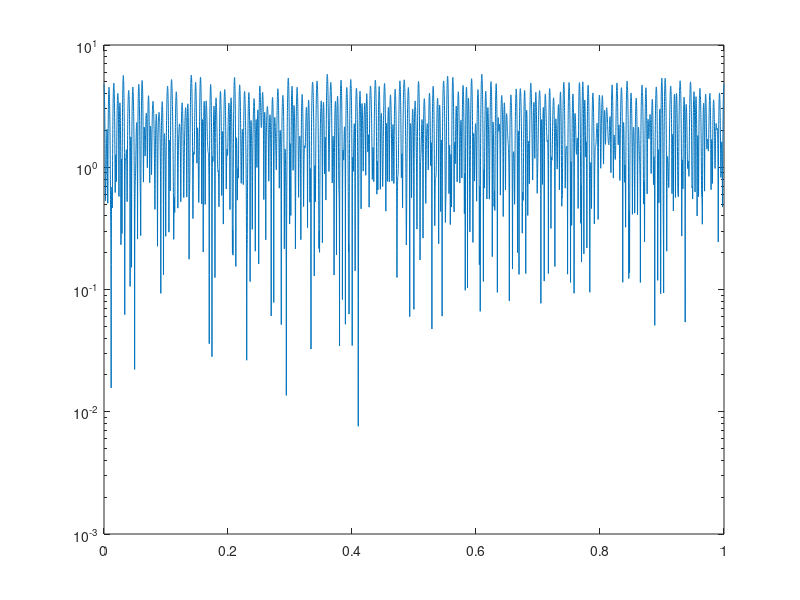
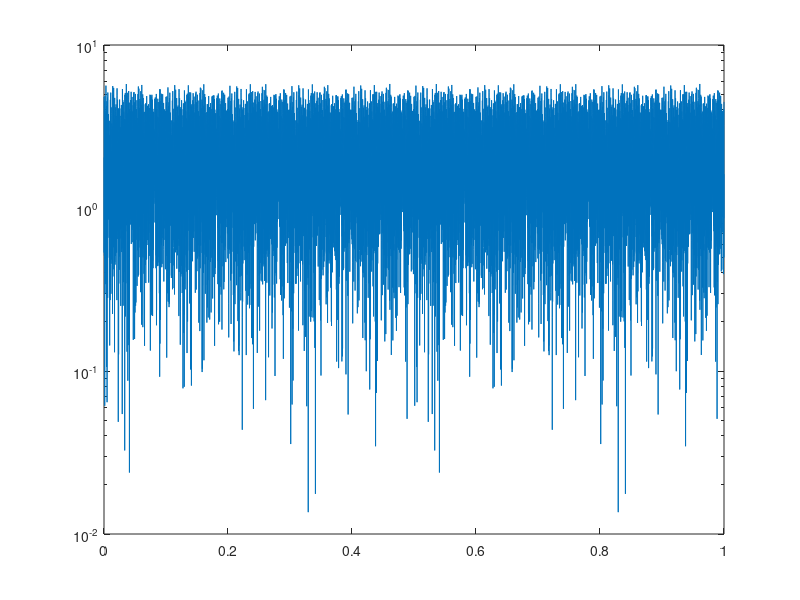
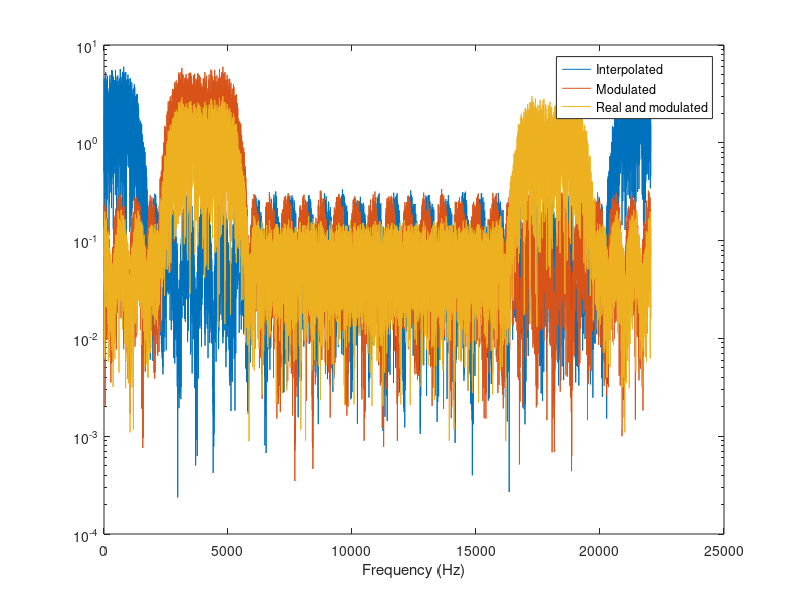

Here is the MATLAB script that generated these plots, in order:
%% Version:
% Using cross correlation to automatically detect where signal start while
% receiving in real channel
clc; clear all; close all
load('s_training.mat'); % 128 training symbols
%% Generate bits
N = 128;
load('b.mat');
% b = randsrc(1,2*N,[-1 1]);
%% Bits2Symbols Using QPSK
M = 4; % Number of symbols in QPSK
m = log2(M); % Bits per Symbol
s_QPSK = [(1 + 1i) (1 - 1i) (-1 -1i) (-1 + 1i)]/sqrt(2); % QPSK Symbols
b_buffer = buffer(b, m)'; % Group bits into bits per symbol
s = zeros(N,1);
% Look up symbols using the indices
for k=1:N % 4 extra training symbols
    if b_buffer(k,:) == [1 1]
        s(k) = 1 + 1i;
    elseif b_buffer(k,:) == [1 -1]
        s(k) = 1 - 1i;
    elseif b_buffer(k,:) == [-1 -1]
        s(k) = -1 - 1i;
    else
        s(k) = -1 + 1i;
    end
end
%% Generate OFDM Seuqence
zz_training = ifft(s_training); % First block used for channel estimation
zz = ifft(s); % Second block for transmitting information
%% Add Cyclic Prefix
len_cp = 80; % Length of cyclic prefix
cyclic_prefix = zz(end-len_cp+1:end); % Cyclic prefix
zz = [cyclic_prefix;zz]; % Add cyclic prefix to the front
cyclic_prefix_training = zz_training(end-len_cp+1:end);
zz_training = [cyclic_prefix_training;zz_training];
ofdm_package = [zz_training;zz]; % Package for transmitting
%% Interpolation
R = 10; % Upsample factor
ofdm_interpo = upsample(ofdm_package,R);
NN = 2^14; % Number of frequency grid points
f = (0:NN-1)/NN; % Normolized frequency
figure;semilogy(f,abs(fft(ofdm_package,NN))) % Check transform
figure;semilogy(f,abs(fft(ofdm_interpo,NN)))
%% Lowpass filter
B = firpm(32,2*[0 0.5/R*0.9 0.5/R*1.6 1/2],[1 1 0 0]);
ofdmSignal = conv(ofdm_interpo,B);
ofdmSignal = ofdmSignal(1:length(ofdm_interpo));
figure;
semilogy(f,abs([fft(ofdmSignal,NN) fft(B.',NN)]) ) % Check transforms
legend('Interpolated after LP filtering','LP-filter')
xlabel('relative frequency f/fs');
%% Modulation
fs = 22050; % Sampling frequency
fc = 4000; % Carrier frequency
F = (0:NN-1)/NN*fs;
n = (0:length(ofdmSignal)-1)';
ofdmModu = ofdmSignal.*exp(1i*2*pi*fc/fs*n);
semilogy(F,abs([fft(ofdmSignal,NN) fft(ofdmModu,NN) ]) ) % Check transforms
legend('Interpolated','Modulated')
xlabel('Frequency (Hz)');
%% Make signal real
ofdmReal = real(ofdmModu);
semilogy(F,abs([fft(ofdmSignal,NN) fft(ofdmModu,NN) fft(ofdmReal,NN) ]) ) % Check transforms
legend('Interpolated','Modulated','Real and modulated')
xlabel('Frequency (Hz)');
%% Transmit through channel
% Start with scaling from -1 to 1
maxAmp = max(abs(ofdmReal));
ofdmReal = ofdmReal/maxAmp;
ofdmReal = [ofdmReal zeros(length(ofdmReal),1) ]; % Use only left audio channel
sound(ofdmReal,fs);
% audiowrite('trial.wav',ofdmReal,fs); % Use to test on our own lap